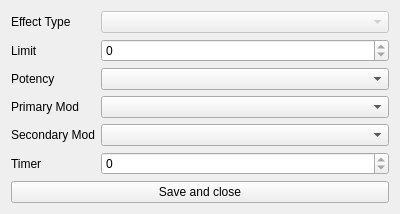
<?xml version="1.0" encoding="UTF-8"?>
<ui version="4.0">
 <class>EnchantmentWidget</class>
 <widget class="QWidget" name="EnchantmentWidget">
  <property name="windowModality">
   <enum>Qt::NonModal</enum>
  </property>
  <property name="geometry">
   <rect>
    <x>0</x>
    <y>0</y>
    <width>400</width>
    <height>211</height>
   </rect>
  </property>
  <property name="windowTitle">
   <string>Form</string>
  </property>
  <layout class="QVBoxLayout" name="verticalLayout">
   <item>
    <layout class="QFormLayout" name="formLayout">
     <item row="0" column="0">
      <widget class="QLabel" name="type_label">
       <property name="text">
        <string>Effect Type</string>
       </property>
      </widget>
     </item>
     <item row="0" column="1">
      <widget class="QComboBox" name="typeComboBox">
       <property name="enabled">
        <bool>false</bool>
       </property>
       <property name="toolTip">
        <string>&lt;html&gt;&lt;head/&gt;&lt;body&gt;&lt;p&gt;Type of effect. Changing this doesn't have much of an effect as it is currently dependant on the selected primary mod.&lt;/p&gt;&lt;/body&gt;&lt;/html&gt;</string>
       </property>
      </widget>
     </item>
     <item row="1" column="0">
      <widget class="QLabel" name="limit_label">
       <property name="text">
        <string>Limit</string>
       </property>
      </widget>
     </item>
     <item row="1" column="1">
      <widget class="QSpinBox" name="limitSpinBox">
       <property name="toolTip">
        <string>&lt;html&gt;&lt;head/&gt;&lt;body&gt;&lt;p&gt;Numerical limit for selected primary/secondary mod.&lt;/p&gt;&lt;/body&gt;&lt;/html&gt;</string>
       </property>
       <property name="whatsThis">
        <string>&lt;html&gt;&lt;head/&gt;&lt;body&gt;&lt;p&gt;Click up and down arrows to increase or decrease value. You can also manually type in a value. Value must be an integer. Value will not exceed a set min/max range.&lt;/p&gt;&lt;/body&gt;&lt;/html&gt;</string>
       </property>
       <property name="maximum">
        <number>0</number>
       </property>
      </widget>
     </item>
     <item row="2" column="0">
      <widget class="QLabel" name="potency_label">
       <property name="text">
        <string>Potency</string>
       </property>
      </widget>
     </item>
     <item row="2" column="1">
      <widget class="QComboBox" name="potencyComboBox">
       <property name="toolTip">
        <string>&lt;html&gt;&lt;head/&gt;&lt;body&gt;&lt;p&gt;Potency of selected primary/secondary mod.&lt;/p&gt;&lt;/body&gt;&lt;/html&gt;</string>
       </property>
      </widget>
     </item>
     <item row="3" column="0">
      <widget class="QLabel" name="primary_label">
       <property name="text">
        <string>Primary Mod</string>
       </property>
      </widget>
     </item>
     <item row="3" column="1">
      <widget class="QComboBox" name="primaryComboBox">
       <property name="toolTip">
        <string>&lt;html&gt;&lt;head/&gt;&lt;body&gt;&lt;p&gt;Primary mod. This drives the options in the secondary mod list.&lt;/p&gt;&lt;/body&gt;&lt;/html&gt;</string>
       </property>
      </widget>
     </item>
     <item row="4" column="0">
      <widget class="QLabel" name="secondary_label">
       <property name="text">
        <string>Secondary Mod</string>
       </property>
      </widget>
     </item>
     <item row="4" column="1">
      <widget class="QComboBox" name="secondaryComboBox">
       <property name="toolTip">
        <string>&lt;html&gt;&lt;head/&gt;&lt;body&gt;&lt;p&gt;Secondary mod. This drives the options in the potency list and the limit and timer value ranges. This list is driven by the selected primary mod. To get different options, change the primary mod.&lt;/p&gt;&lt;/body&gt;&lt;/html&gt;</string>
       </property>
      </widget>
     </item>
     <item row="5" column="0">
      <widget class="QLabel" name="timer_label">
       <property name="text">
        <string>Timer</string>
       </property>
      </widget>
     </item>
     <item row="5" column="1">
      <widget class="QSpinBox" name="timerSpinBox">
       <property name="toolTip">
        <string>&lt;html&gt;&lt;head/&gt;&lt;body&gt;&lt;p&gt;Timer for selected primary/secondary mod.&lt;/p&gt;&lt;/body&gt;&lt;/html&gt;</string>
       </property>
       <property name="whatsThis">
        <string>&lt;html&gt;&lt;head/&gt;&lt;body&gt;&lt;p&gt;Click up and down arrows to increase or decrease value. You can also manually type in a value. Value must be an integer. Value will not exceed a set min/max range.&lt;/p&gt;&lt;/body&gt;&lt;/html&gt;</string>
       </property>
       <property name="maximum">
        <number>0</number>
       </property>
      </widget>
     </item>
    </layout>
   </item>
   <item>
    <widget class="QPushButton" name="closeButton">
     <property name="whatsThis">
      <string>&lt;html&gt;&lt;head/&gt;&lt;body&gt;&lt;p&gt;Apply changes, hide current window, and then show previous window.&lt;/p&gt;&lt;/body&gt;&lt;/html&gt;</string>
     </property>
     <property name="text">
      <string>Save and close</string>
     </property>
    </widget>
   </item>
  </layout>
 </widget>
 <resources/>
 <connections/>
</ui>
